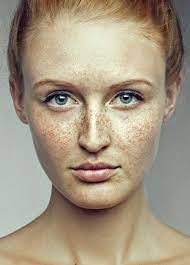
#> input picture exfoliating_and _whiten/mopi_ep.jpg, 190 x 265 px
$ python beta_whiten.py
#> lines starting #> are read from the running program, lines starting #| are printed output that depends on the picture
import cv2
import math
import matplotlib.pyplot as plt

def main():
    img = cv2.imread("mopi_ep.jpg")
#> img is the input picture: shape (265, 190, 3); mean B, G, R 130.1, 150.7, 164.5
    height, width, n = img.shape
#> height = 265; width = 190; n = 3
    img2 = img.copy()
    beta = 3
    alpha = 40

    for i in range(height):
        for j in range(width):
           img2[i, j][0] = alpha * math.log(img[i, j][0] * (beta - 1) + 1) / math.log(beta)
           img2[i, j][1] = alpha * math.log(img[i, j][1] * (beta - 1) + 1) / math.log(beta)
           img2[i, j][2] = alpha * math.log(img[i, j][2] * (beta - 1) + 1) / math.log(beta)
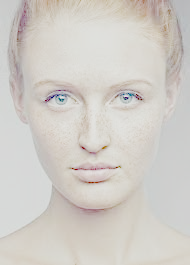
#> img2: shape (265, 190, 3); mean B, G, R 199.2, 204.8, 208.9
    # cv2.imwrite('res.jpg',img2)
    plt.subplot(121)
    plt.xlabel('img')
    plt.imshow(img[..., ::-1])
    plt.subplot(122)
    plt.xlabel('whiten')
    plt.imshow(img2[..., ::-1])
    plt.savefig('meibai/beta_whiten.jpg')
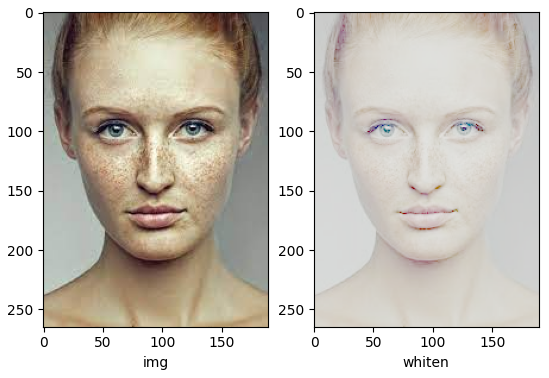
#> figure drawn by matplotlib, 2 panels

if __name__ == '__main__':
    main()

$ run again, with exfoliating_and _whiten/3.jpg copied over exfoliating_and _whiten/mopi_ep.jpg
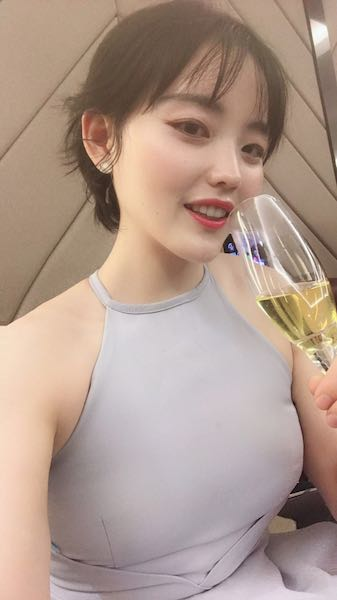
#> input picture exfoliating_and _whiten/3.jpg, 337 x 600 px
#> in main, img is the input picture: shape (600, 337, 3); mean B, G, R 141.5, 153.7, 176.2
#> after the loop in main, `for i in range(height):`:
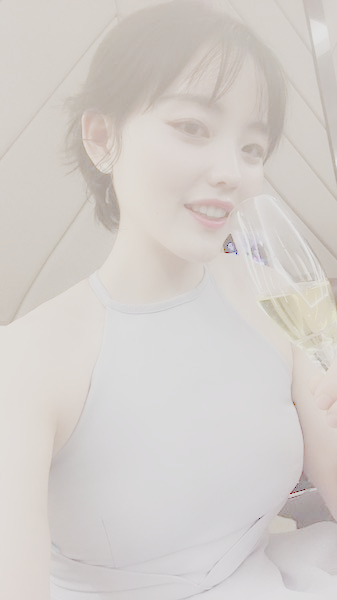
#> img2: shape (600, 337, 3); mean B, G, R 203, 206.5, 211.9
#> in main, `plt.savefig('meibai/beta_whiten.jpg')`:
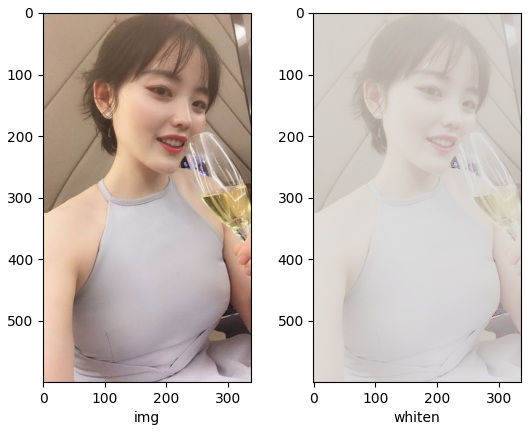
#> figure drawn by matplotlib, 2 panels
